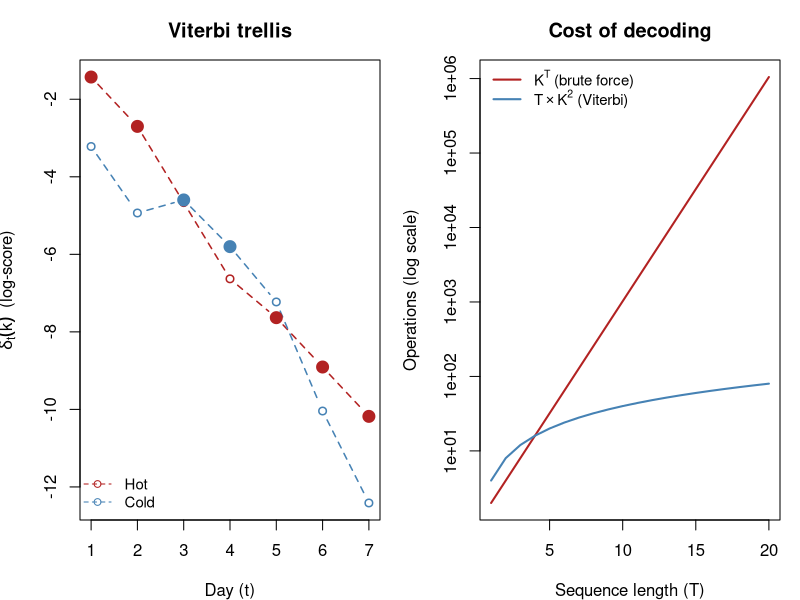

The R source for this figure:
## ---- chunk 1
library(knitr)
compare <- data.frame(
  Model = c("HMM", "Linear-chain CRF", "Structured perceptron",
            "Structured SVM"),
  Type = c("Generative", "Discriminative (probabilistic)",
           "Discriminative (non-prob.)", "Discriminative (max-margin)"),
  `Trained to` = c("max p(x,y)", "max p(y|x)",
                   "mistake-driven updates", "max-margin + task loss"),
  `Inference engine` = c("Viterbi", "Viterbi + forward-backward",
                         "Viterbi", "loss-augmented Viterbi"),
  `Models p(x)?` = c("Yes", "No", "No", "No"),
  check.names = FALSE
)
kable(compare,
      caption = "Linear-chain structured prediction models: all share the Viterbi decoder but differ in training objective and what they model.")
## ---- chunk 2
# --- Toy HMM specification (a linear-chain scorer) ---
states <- c("Hot", "Cold")
obs_alphabet <- c("1", "2", "3") # ice creams eaten

# Initial-state distribution pi(state)
pi0 <- c(Hot = 0.6, Cold = 0.4)

# Transition matrix A[j, k] = P(next = k | current = j); weather is sticky
A <- matrix(c(0.7, 0.3,
              0.4, 0.6),
            nrow = 2, byrow = TRUE,
            dimnames = list(from = states, to = states))

# Emission matrix B[k, o] = P(observe o | state = k)
B <- matrix(c(0.2, 0.4, 0.4,   # Hot: more ice cream
              0.5, 0.4, 0.1),  # Cold: less ice cream
            nrow = 2, byrow = TRUE,
            dimnames = list(state = states, obs = obs_alphabet))

# --- Viterbi decoder, working entirely in log space ---
viterbi <- function(obs, states, pi0, A, B) {
  Tlen <- length(obs)
  K <- length(states)
  logpi <- log(pi0)
  logA <- log(A)
  logB <- log(B)

  delta <- matrix(-Inf, nrow = Tlen, ncol = K,
                  dimnames = list(t = seq_len(Tlen), state = states))
  back <- matrix(0L, nrow = Tlen, ncol = K,
                 dimnames = list(t = seq_len(Tlen), state = states))

  # Initialization: best prefix of length 1 ending in each state
  delta[1, ] <- logpi + logB[, obs[1]]

  # Recursion: best prefix ending in state k at time t
  for (t in 2:Tlen) {
    for (k in 1:K) {
      scores <- delta[t - 1, ] + logA[, k]   # extend each predecessor j -> k
      back[t, k] <- which.max(scores)         # remember the best predecessor
      delta[t, k] <- max(scores) + logB[k, obs[t]]
    }
  }

  # Termination + backtrace
  path <- integer(Tlen)
  path[Tlen] <- which.max(delta[Tlen, ])
  for (t in seq(Tlen - 1, 1)) {
    path[t] <- back[t + 1, path[t + 1]]
  }
  best_logprob <- max(delta[Tlen, ])

  list(path = states[path], log_prob = best_logprob, delta = delta)
}

# Decode an observed ice-cream sequence
observed <- c("3", "3", "1", "1", "2", "3", "3")
result <- viterbi(observed, states, pi0, A, B)

data.frame(day = seq_along(observed),
           ice_creams = observed,
           decoded_weather = result$path)
cat(sprintf("Log-probability of best path: %.3f\n", result$log_prob))
## ---- chunk 3
op <- par(mfrow = c(1, 2), mar = c(4, 4, 3, 1))

# --- Panel 1: the trellis of accumulated best log-scores ---
delta <- result$delta
Tlen <- nrow(delta)
matplot(seq_len(Tlen), delta, type = "b", pch = 1, lty = 2,
        col = c("firebrick", "steelblue"), lwd = 1.5,
        xlab = "Day (t)", ylab = expression(delta[t](k)~" (log-score)"),
        main = "Viterbi trellis")
# Highlight the decoded path
decoded_idx <- match(result$path, states)
for (t in seq_len(Tlen)) {
  col_t <- if (decoded_idx[t] == 1) "firebrick" else "steelblue"
  points(t, delta[t, decoded_idx[t]], pch = 19, cex = 1.6, col = col_t)
}
legend("bottomleft", legend = states, col = c("firebrick", "steelblue"),
       lty = 2, pch = 1, bty = "n", cex = 0.9)

# --- Panel 2: exponential brute force vs linear-chain Viterbi ---
K <- length(states)
Ts <- 1:20
brute <- K^Ts
vit <- Ts * K^2
plot(Ts, brute, type = "l", log = "y", col = "firebrick", lwd = 2,
     xlab = "Sequence length (T)", ylab = "Operations (log scale)",
     main = "Cost of decoding")
lines(Ts, vit, col = "steelblue", lwd = 2)
legend("topleft", legend = c(expression(K^T~"(brute force)"),
                             expression(T %*% K^2~"(Viterbi)")),
       col = c("firebrick", "steelblue"), lwd = 2, bty = "n", cex = 0.9)

par(op)
## ---- chunk 4
# Score any full label sequence under the same model (log space)
score_seq <- function(labels, obs, states, pi0, A, B) {
  idx <- match(labels, states)
  sc <- log(pi0[idx[1]]) + log(B[idx[1], obs[1]])
  for (t in 2:length(obs)) {
    sc <- sc + log(A[idx[t - 1], idx[t]]) + log(B[idx[t], obs[t]])
  }
  unname(sc)
}

# Enumerate all K^T sequences for a short input and find the best
short_obs <- c("3", "1", "3")
grid <- expand.grid(rep(list(states), length(short_obs)),
                    stringsAsFactors = FALSE)
all_scores <- apply(grid, 1, function(lab)
  score_seq(as.character(lab), short_obs, states, pi0, A, B))
brute_best <- as.character(grid[which.max(all_scores), ])

vit_short <- viterbi(short_obs, states, pi0, A, B)

cat("Brute-force best:", paste(brute_best, collapse = " "), "\n")
cat("Viterbi best:    ", paste(vit_short$path, collapse = " "), "\n")
cat("Scores agree:    ",
    isTRUE(all.equal(max(all_scores), vit_short$log_prob)), "\n")
